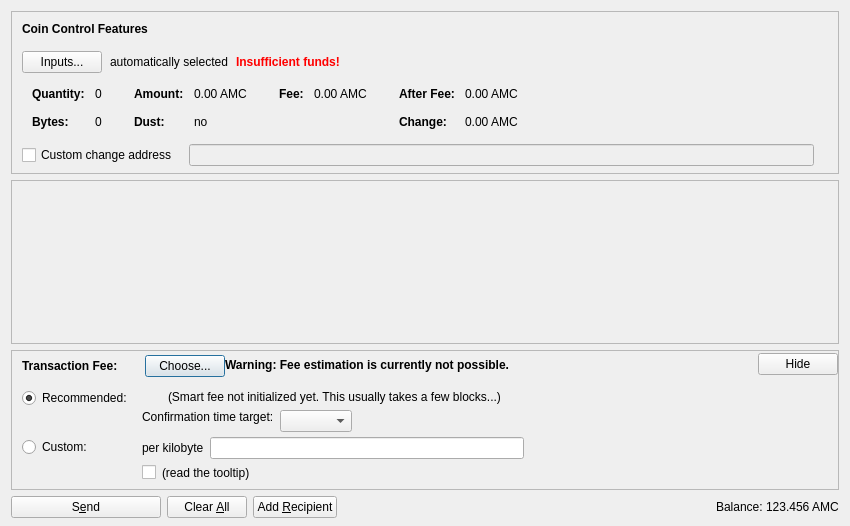
<?xml version="1.0" encoding="UTF-8"?>
<ui version="4.0">
 <class>SendCoinsDialog</class>
 <widget class="QDialog" name="SendCoinsDialog">
  <property name="geometry">
   <rect>
    <x>0</x>
    <y>0</y>
    <width>850</width>
    <height>526</height>
   </rect>
  </property>
  <property name="windowTitle">
   <string>Send Coins</string>
  </property>
  <layout class="QVBoxLayout" name="verticalLayout" stretch="0,1,0,0">
   <property name="bottomMargin">
    <number>8</number>
   </property>
   <item>
    <widget class="QFrame" name="frameCoinControl">
     <property name="sizePolicy">
      <sizepolicy hsizetype="Expanding" vsizetype="Expanding">
       <horstretch>0</horstretch>
       <verstretch>0</verstretch>
      </sizepolicy>
     </property>
     <property name="maximumSize">
      <size>
       <width>16777215</width>
       <height>16777215</height>
      </size>
     </property>
     <property name="frameShape">
      <enum>QFrame::StyledPanel</enum>
     </property>
     <property name="frameShadow">
      <enum>QFrame::Sunken</enum>
     </property>
     <layout class="QVBoxLayout" name="verticalLayoutCoinControl2">
      <property name="spacing">
       <number>0</number>
      </property>
      <property name="leftMargin">
       <number>0</number>
      </property>
      <property name="topMargin">
       <number>0</number>
      </property>
      <property name="rightMargin">
       <number>0</number>
      </property>
      <property name="bottomMargin">
       <number>6</number>
      </property>
      <item>
       <layout class="QVBoxLayout" name="verticalLayoutCoinControl" stretch="0,0,0,0,1">
        <property name="spacing">
         <number>0</number>
        </property>
        <property name="leftMargin">
         <number>10</number>
        </property>
        <property name="topMargin">
         <number>10</number>
        </property>
        <item>
         <layout class="QHBoxLayout" name="horizontalLayoutCoinControl1">
          <property name="bottomMargin">
           <number>15</number>
          </property>
          <item>
           <widget class="QLabel" name="labelCoinControlFeatures">
            <property name="sizePolicy">
             <sizepolicy hsizetype="Preferred" vsizetype="Maximum">
              <horstretch>0</horstretch>
              <verstretch>0</verstretch>
             </sizepolicy>
            </property>
            <property name="font">
             <font>
              <weight>75</weight>
              <bold>true</bold>
             </font>
            </property>
            <property name="styleSheet">
             <string notr="true">font-weight:bold;</string>
            </property>
            <property name="text">
             <string>Coin Control Features</string>
            </property>
           </widget>
          </item>
         </layout>
        </item>
        <item>
         <layout class="QHBoxLayout" name="horizontalLayoutCoinControl2" stretch="0,0,0,0">
          <property name="spacing">
           <number>8</number>
          </property>
          <property name="bottomMargin">
           <number>10</number>
          </property>
          <item>
           <widget class="QPushButton" name="pushButtonCoinControl">
            <property name="styleSheet">
             <string notr="true"/>
            </property>
            <property name="text">
             <string>Inputs...</string>
            </property>
            <property name="autoDefault">
             <bool>false</bool>
            </property>
           </widget>
          </item>
          <item>
           <widget class="QLabel" name="labelCoinControlAutomaticallySelected">
            <property name="text">
             <string>automatically selected</string>
            </property>
            <property name="margin">
             <number>5</number>
            </property>
           </widget>
          </item>
          <item>
           <widget class="QLabel" name="labelCoinControlInsuffFunds">
            <property name="font">
             <font>
              <weight>75</weight>
              <bold>true</bold>
             </font>
            </property>
            <property name="styleSheet">
             <string notr="true">color:red;font-weight:bold;</string>
            </property>
            <property name="text">
             <string>Insufficient funds!</string>
            </property>
            <property name="margin">
             <number>5</number>
            </property>
           </widget>
          </item>
          <item>
           <spacer name="horizontalSpacerCoinControl">
            <property name="orientation">
             <enum>Qt::Horizontal</enum>
            </property>
            <property name="sizeHint" stdset="0">
             <size>
              <width>40</width>
              <height>1</height>
             </size>
            </property>
           </spacer>
          </item>
         </layout>
        </item>
        <item>
         <widget class="QWidget" name="widgetCoinControl" native="true">
          <property name="sizePolicy">
           <sizepolicy hsizetype="Preferred" vsizetype="Preferred">
            <horstretch>0</horstretch>
            <verstretch>0</verstretch>
           </sizepolicy>
          </property>
          <property name="minimumSize">
           <size>
            <width>0</width>
            <height>0</height>
           </size>
          </property>
          <property name="styleSheet">
           <string notr="true"/>
          </property>
          <layout class="QHBoxLayout" name="horizontalLayoutCoinControl5">
           <property name="leftMargin">
            <number>0</number>
           </property>
           <property name="topMargin">
            <number>0</number>
           </property>
           <property name="rightMargin">
            <number>0</number>
           </property>
           <property name="bottomMargin">
            <number>0</number>
           </property>
           <item>
            <layout class="QHBoxLayout" name="horizontalLayoutCoinControl3" stretch="0,0,0,1">
             <property name="spacing">
              <number>20</number>
             </property>
             <property name="topMargin">
              <number>0</number>
             </property>
             <property name="bottomMargin">
              <number>10</number>
             </property>
             <item>
              <layout class="QFormLayout" name="formLayoutCoinControl1">
               <property name="horizontalSpacing">
                <number>10</number>
               </property>
               <property name="verticalSpacing">
                <number>14</number>
               </property>
               <property name="leftMargin">
                <number>10</number>
               </property>
               <property name="topMargin">
                <number>4</number>
               </property>
               <property name="rightMargin">
                <number>6</number>
               </property>
               <item row="0" column="0">
                <widget class="QLabel" name="labelCoinControlQuantityText">
                 <property name="font">
                  <font>
                   <weight>75</weight>
                   <bold>true</bold>
                  </font>
                 </property>
                 <property name="text">
                  <string>Quantity:</string>
                 </property>
                 <property name="margin">
                  <number>0</number>
                 </property>
                </widget>
               </item>
               <item row="0" column="1">
                <widget class="QLabel" name="labelCoinControlQuantity">
                 <property name="cursor">
                  <cursorShape>IBeamCursor</cursorShape>
                 </property>
                 <property name="contextMenuPolicy">
                  <enum>Qt::ActionsContextMenu</enum>
                 </property>
                 <property name="text">
                  <string notr="true">0</string>
                 </property>
                 <property name="margin">
                  <number>0</number>
                 </property>
                 <property name="textInteractionFlags">
                  <set>Qt::LinksAccessibleByMouse|Qt::TextSelectableByKeyboard|Qt::TextSelectableByMouse</set>
                 </property>
                </widget>
               </item>
               <item row="1" column="0">
                <widget class="QLabel" name="labelCoinControlBytesText">
                 <property name="font">
                  <font>
                   <weight>75</weight>
                   <bold>true</bold>
                  </font>
                 </property>
                 <property name="text">
                  <string>Bytes:</string>
                 </property>
                </widget>
               </item>
               <item row="1" column="1">
                <widget class="QLabel" name="labelCoinControlBytes">
                 <property name="cursor">
                  <cursorShape>IBeamCursor</cursorShape>
                 </property>
                 <property name="contextMenuPolicy">
                  <enum>Qt::ActionsContextMenu</enum>
                 </property>
                 <property name="text">
                  <string notr="true">0</string>
                 </property>
                 <property name="textInteractionFlags">
                  <set>Qt::LinksAccessibleByMouse|Qt::TextSelectableByKeyboard|Qt::TextSelectableByMouse</set>
                 </property>
                </widget>
               </item>
              </layout>
             </item>
             <item>
              <layout class="QFormLayout" name="formLayoutCoinControl2">
               <property name="horizontalSpacing">
                <number>10</number>
               </property>
               <property name="verticalSpacing">
                <number>14</number>
               </property>
               <property name="leftMargin">
                <number>6</number>
               </property>
               <property name="topMargin">
                <number>4</number>
               </property>
               <property name="rightMargin">
                <number>6</number>
               </property>
               <item row="0" column="0">
                <widget class="QLabel" name="labelCoinControlAmountText">
                 <property name="font">
                  <font>
                   <weight>75</weight>
                   <bold>true</bold>
                  </font>
                 </property>
                 <property name="text">
                  <string>Amount:</string>
                 </property>
                 <property name="margin">
                  <number>0</number>
                 </property>
                </widget>
               </item>
               <item row="0" column="1">
                <widget class="QLabel" name="labelCoinControlAmount">
                 <property name="cursor">
                  <cursorShape>IBeamCursor</cursorShape>
                 </property>
                 <property name="contextMenuPolicy">
                  <enum>Qt::ActionsContextMenu</enum>
                 </property>
                 <property name="text">
                  <string notr="true">0.00 AMC</string>
                 </property>
                 <property name="textInteractionFlags">
                  <set>Qt::LinksAccessibleByMouse|Qt::TextSelectableByKeyboard|Qt::TextSelectableByMouse</set>
                 </property>
                </widget>
               </item>
               <item row="1" column="0">
                <widget class="QLabel" name="labelCoinControlLowOutputText">
                 <property name="font">
                  <font>
                   <weight>75</weight>
                   <bold>true</bold>
                  </font>
                 </property>
                 <property name="text">
                  <string>Dust:</string>
                 </property>
                </widget>
               </item>
               <item row="1" column="1">
                <widget class="QLabel" name="labelCoinControlLowOutput">
                 <property name="cursor">
                  <cursorShape>IBeamCursor</cursorShape>
                 </property>
                 <property name="contextMenuPolicy">
                  <enum>Qt::ActionsContextMenu</enum>
                 </property>
                 <property name="text">
                  <string notr="true">no</string>
                 </property>
                 <property name="textInteractionFlags">
                  <set>Qt::LinksAccessibleByMouse|Qt::TextSelectableByKeyboard|Qt::TextSelectableByMouse</set>
                 </property>
                </widget>
               </item>
              </layout>
             </item>
             <item>
              <layout class="QFormLayout" name="formLayoutCoinControl3">
               <property name="horizontalSpacing">
                <number>10</number>
               </property>
               <property name="verticalSpacing">
                <number>14</number>
               </property>
               <property name="leftMargin">
                <number>6</number>
               </property>
               <property name="topMargin">
                <number>4</number>
               </property>
               <property name="rightMargin">
                <number>6</number>
               </property>
               <item row="0" column="0">
                <widget class="QLabel" name="labelCoinControlFeeText">
                 <property name="font">
                  <font>
                   <weight>75</weight>
                   <bold>true</bold>
                  </font>
                 </property>
                 <property name="text">
                  <string>Fee:</string>
                 </property>
                 <property name="margin">
                  <number>0</number>
                 </property>
                </widget>
               </item>
               <item row="0" column="1">
                <widget class="QLabel" name="labelCoinControlFee">
                 <property name="cursor">
                  <cursorShape>IBeamCursor</cursorShape>
                 </property>
                 <property name="contextMenuPolicy">
                  <enum>Qt::ActionsContextMenu</enum>
                 </property>
                 <property name="text">
                  <string notr="true">0.00 AMC</string>
                 </property>
                 <property name="textInteractionFlags">
                  <set>Qt::LinksAccessibleByMouse|Qt::TextSelectableByKeyboard|Qt::TextSelectableByMouse</set>
                 </property>
                </widget>
               </item>
              </layout>
             </item>
             <item>
              <layout class="QFormLayout" name="formLayoutCoinControl4">
               <property name="horizontalSpacing">
                <number>10</number>
               </property>
               <property name="verticalSpacing">
                <number>14</number>
               </property>
               <property name="leftMargin">
                <number>6</number>
               </property>
               <property name="topMargin">
                <number>4</number>
               </property>
               <property name="rightMargin">
                <number>6</number>
               </property>
               <item row="0" column="0">
                <widget class="QLabel" name="labelCoinControlAfterFeeText">
                 <property name="font">
                  <font>
                   <weight>75</weight>
                   <bold>true</bold>
                  </font>
                 </property>
                 <property name="text">
                  <string>After Fee:</string>
                 </property>
                 <property name="margin">
                  <number>0</number>
                 </property>
                </widget>
               </item>
               <item row="0" column="1">
                <widget class="QLabel" name="labelCoinControlAfterFee">
                 <property name="cursor">
                  <cursorShape>IBeamCursor</cursorShape>
                 </property>
                 <property name="contextMenuPolicy">
                  <enum>Qt::ActionsContextMenu</enum>
                 </property>
                 <property name="text">
                  <string notr="true">0.00 AMC</string>
                 </property>
                 <property name="textInteractionFlags">
                  <set>Qt::LinksAccessibleByMouse|Qt::TextSelectableByKeyboard|Qt::TextSelectableByMouse</set>
                 </property>
                </widget>
               </item>
               <item row="1" column="0">
                <widget class="QLabel" name="labelCoinControlChangeText">
                 <property name="font">
                  <font>
                   <weight>75</weight>
                   <bold>true</bold>
                  </font>
                 </property>
                 <property name="text">
                  <string>Change:</string>
                 </property>
                </widget>
               </item>
               <item row="1" column="1">
                <widget class="QLabel" name="labelCoinControlChange">
                 <property name="cursor">
                  <cursorShape>IBeamCursor</cursorShape>
                 </property>
                 <property name="contextMenuPolicy">
                  <enum>Qt::ActionsContextMenu</enum>
                 </property>
                 <property name="text">
                  <string notr="true">0.00 AMC</string>
                 </property>
                 <property name="textInteractionFlags">
                  <set>Qt::LinksAccessibleByMouse|Qt::TextSelectableByKeyboard|Qt::TextSelectableByMouse</set>
                 </property>
                </widget>
               </item>
              </layout>
             </item>
            </layout>
           </item>
          </layout>
         </widget>
        </item>
        <item>
         <layout class="QHBoxLayout" name="horizontalLayoutCoinControl4" stretch="0,0,0">
          <property name="spacing">
           <number>12</number>
          </property>
          <property name="sizeConstraint">
           <enum>QLayout::SetDefaultConstraint</enum>
          </property>
          <property name="topMargin">
           <number>5</number>
          </property>
          <property name="rightMargin">
           <number>5</number>
          </property>
          <item>
           <widget class="QCheckBox" name="checkBoxCoinControlChange">
            <property name="toolTip">
             <string>If this is activated, but the change address is empty or invalid, change will be sent to a newly generated address.</string>
            </property>
            <property name="text">
             <string>Custom change address</string>
            </property>
           </widget>
          </item>
          <item>
           <widget class="QValidatedLineEdit" name="lineEditCoinControlChange">
            <property name="enabled">
             <bool>false</bool>
            </property>
            <property name="sizePolicy">
             <sizepolicy hsizetype="Expanding" vsizetype="Fixed">
              <horstretch>0</horstretch>
              <verstretch>0</verstretch>
             </sizepolicy>
            </property>
           </widget>
          </item>
          <item>
           <widget class="QLabel" name="labelCoinControlChangeLabel">
            <property name="sizePolicy">
             <sizepolicy hsizetype="Preferred" vsizetype="Expanding">
              <horstretch>0</horstretch>
              <verstretch>0</verstretch>
             </sizepolicy>
            </property>
            <property name="minimumSize">
             <size>
              <width>0</width>
              <height>0</height>
             </size>
            </property>
            <property name="text">
             <string/>
            </property>
            <property name="margin">
             <number>3</number>
            </property>
           </widget>
          </item>
         </layout>
        </item>
        <item>
         <spacer name="verticalSpacerCoinControl">
          <property name="orientation">
           <enum>Qt::Vertical</enum>
          </property>
          <property name="sizeHint" stdset="0">
           <size>
            <width>800</width>
            <height>1</height>
           </size>
          </property>
         </spacer>
        </item>
       </layout>
      </item>
     </layout>
    </widget>
   </item>
   <item>
    <widget class="QScrollArea" name="scrollArea">
     <property name="widgetResizable">
      <bool>true</bool>
     </property>
     <widget class="QWidget" name="scrollAreaWidgetContents">
      <property name="geometry">
       <rect>
        <x>0</x>
        <y>0</y>
        <width>830</width>
        <height>104</height>
       </rect>
      </property>
      <layout class="QVBoxLayout" name="verticalLayout_2" stretch="0,1">
       <property name="leftMargin">
        <number>0</number>
       </property>
       <property name="topMargin">
        <number>0</number>
       </property>
       <property name="rightMargin">
        <number>0</number>
       </property>
       <property name="bottomMargin">
        <number>0</number>
       </property>
       <item>
        <layout class="QVBoxLayout" name="entries">
         <property name="spacing">
          <number>6</number>
         </property>
        </layout>
       </item>
       <item>
        <spacer name="verticalSpacer">
         <property name="orientation">
          <enum>Qt::Vertical</enum>
         </property>
         <property name="sizeHint" stdset="0">
          <size>
           <width>20</width>
           <height>40</height>
          </size>
         </property>
        </spacer>
       </item>
      </layout>
     </widget>
    </widget>
   </item>
   <item>
    <widget class="QFrame" name="frameFee">
     <property name="sizePolicy">
      <sizepolicy hsizetype="Expanding" vsizetype="Expanding">
       <horstretch>0</horstretch>
       <verstretch>0</verstretch>
      </sizepolicy>
     </property>
     <property name="maximumSize">
      <size>
       <width>16777215</width>
       <height>16777215</height>
      </size>
     </property>
     <property name="frameShape">
      <enum>QFrame::StyledPanel</enum>
     </property>
     <property name="frameShadow">
      <enum>QFrame::Sunken</enum>
     </property>
     <layout class="QVBoxLayout" name="verticalLayoutFee1">
      <property name="spacing">
       <number>0</number>
      </property>
      <property name="leftMargin">
       <number>0</number>
      </property>
      <property name="topMargin">
       <number>0</number>
      </property>
      <property name="rightMargin">
       <number>0</number>
      </property>
      <property name="bottomMargin">
       <number>0</number>
      </property>
      <item>
       <layout class="QVBoxLayout" name="verticalLayoutFee2" stretch="0,0,0">
        <property name="spacing">
         <number>0</number>
        </property>
        <property name="leftMargin">
         <number>10</number>
        </property>
        <property name="topMargin">
         <number>0</number>
        </property>
        <item>
         <layout class="QHBoxLayout" name="horizontalLayoutFee1">
          <property name="bottomMargin">
           <number>0</number>
          </property>
          <item>
           <layout class="QVBoxLayout" name="verticalLayoutFee7">
            <property name="spacing">
             <number>0</number>
            </property>
            <item>
             <spacer name="verticalSpacerSmartFee">
              <property name="orientation">
               <enum>Qt::Vertical</enum>
              </property>
              <property name="sizeType">
               <enum>QSizePolicy::Fixed</enum>
              </property>
              <property name="sizeHint" stdset="0">
               <size>
                <width>1</width>
                <height>4</height>
               </size>
              </property>
             </spacer>
            </item>
            <item>
             <layout class="QHBoxLayout" name="horizontalLayoutSmartFee">
              <property name="spacing">
               <number>10</number>
              </property>
              <item>
               <widget class="QLabel" name="labelFeeHeadline">
                <property name="sizePolicy">
                 <sizepolicy hsizetype="Preferred" vsizetype="Maximum">
                  <horstretch>0</horstretch>
                  <verstretch>0</verstretch>
                 </sizepolicy>
                </property>
                <property name="font">
                 <font>
                  <weight>75</weight>
                  <bold>true</bold>
                 </font>
                </property>
                <property name="styleSheet">
                 <string notr="true">font-weight:bold;</string>
                </property>
                <property name="text">
                 <string>Transaction Fee:</string>
                </property>
               </widget>
              </item>
              <item>
               <widget class="QLabel" name="labelFeeMinimized">
                <property name="text">
                 <string/>
                </property>
               </widget>
              </item>
              <item>
               <widget class="QPushButton" name="buttonChooseFee">
                <property name="text">
                 <string>Choose...</string>
                </property>
               </widget>
              </item>
             </layout>
            </item>
            <item>
             <spacer name="verticalSpacer_5">
              <property name="orientation">
               <enum>Qt::Vertical</enum>
              </property>
              <property name="sizeHint" stdset="0">
               <size>
                <width>1</width>
                <height>1</height>
               </size>
              </property>
             </spacer>
            </item>
           </layout>
          </item>
          <item>
           <widget class="QLabel" name="fallbackFeeWarningLabel">
            <property name="toolTip">
             <string>Using the fallbackfee can result in sending a transaction that will take several hours or days (or never) to confirm. Consider choosing your fee manually or wait until you have validated the complete chain.</string>
            </property>
            <property name="font">
            <font>
                <weight>75</weight>
                <bold>true</bold>
            </font>
            </property>
            <property name="text">
             <string>Warning: Fee estimation is currently not possible.</string>
            </property>
            <property name="wordWrap">
             <bool>false</bool>
            </property>
           </widget>
          </item>
          <item>
           <spacer name="horizontalSpacer_4">
            <property name="orientation">
             <enum>Qt::Horizontal</enum>
            </property>
            <property name="sizeType">
             <enum>QSizePolicy::MinimumExpanding</enum>
            </property>
            <property name="sizeHint" stdset="0">
             <size>
              <width>40</width>
              <height>20</height>
             </size>
            </property>
           </spacer>
          </item>
          <item>
           <widget class="QPushButton" name="buttonMinimizeFee">
            <property name="toolTip">
             <string>collapse fee-settings</string>
            </property>
            <property name="text">
             <string>Hide</string>
            </property>
           </widget>
          </item>
         </layout>
        </item>
        <item>
         <widget class="QFrame" name="frameFeeSelection">
          <layout class="QVBoxLayout" name="verticalLayoutFee12">
           <property name="spacing">
            <number>0</number>
           </property>
           <property name="leftMargin">
            <number>0</number>
           </property>
           <property name="topMargin">
            <number>0</number>
           </property>
           <property name="rightMargin">
            <number>0</number>
           </property>
           <property name="bottomMargin">
            <number>0</number>
           </property>
           <item>
            <layout class="QGridLayout" name="gridLayoutFee">
             <property name="topMargin">
              <number>10</number>
             </property>
             <property name="bottomMargin">
              <number>4</number>
             </property>
             <property name="horizontalSpacing">
              <number>10</number>
             </property>
             <property name="verticalSpacing">
              <number>4</number>
             </property>
             <item row="1" column="1">
              <layout class="QVBoxLayout" name="verticalLayoutFee8">
               <property name="spacing">
                <number>6</number>
               </property>
               <item>
                <layout class="QHBoxLayout" name="horizontalLayoutFee13">
                 <item>
                  <widget class="QLabel" name="labelCustomPerKilobyte">
                   <property name="toolTip">
                    <string>If the custom fee is set to 1000 satoshis and the transaction is only 250 bytes, then &quot;per kilobyte&quot; only pays 250 satoshis in fee, while &quot;total at least&quot; pays 1000 satoshis. For transactions bigger than a kilobyte both pay by kilobyte.</string>
                   </property>
                   <property name="text">
                    <string>per kilobyte</string>
                   </property>
                  </widget>
                 </item>
                 <item>
                  <widget class="BitcoinAmountField" name="customFee"/>
                 </item>
                 <item>
                  <spacer name="horizontalSpacer_6">
                   <property name="orientation">
                    <enum>Qt::Horizontal</enum>
                   </property>
                   <property name="sizeHint" stdset="0">
                    <size>
                     <width>1</width>
                     <height>1</height>
                    </size>
                   </property>
                  </spacer>
                 </item>
                </layout>
               </item>
               <item>
                <layout class="QHBoxLayout" name="horizontalLayoutFee8">
                 <item>
                  <widget class="QCheckBox" name="checkBoxMinimumFee">
                   <property name="toolTip">
                    <string>Paying only the minimum fee is just fine as long as there is less transaction volume than space in the blocks. But be aware that this can end up in a never confirming transaction once there is more demand for amolecoin transactions than the network can process.</string>
                   </property>
                   <property name="text">
                    <string/>
                   </property>
                  </widget>
                 </item>
                 <item>
                  <widget class="QLabel" name="labelMinFeeWarning">
                   <property name="enabled">
                    <bool>true</bool>
                   </property>
                   <property name="toolTip">
                    <string>Paying only the minimum fee is just fine as long as there is less transaction volume than space in the blocks. But be aware that this can end up in a never confirming transaction once there is more demand for amolecoin transactions than the network can process.</string>
                   </property>
                   <property name="text">
                    <string>(read the tooltip)</string>
                   </property>
                   <property name="margin">
                    <number>5</number>
                   </property>
                  </widget>
                 </item>
                 <item>
                  <spacer name="horizontalSpacer_2">
                   <property name="orientation">
                    <enum>Qt::Horizontal</enum>
                   </property>
                   <property name="sizeHint" stdset="0">
                    <size>
                     <width>1</width>
                     <height>1</height>
                    </size>
                   </property>
                  </spacer>
                 </item>
                </layout>
               </item>
              </layout>
             </item>
             <item row="0" column="0">
              <layout class="QVBoxLayout" name="verticalLayoutFee4" stretch="0,1">
               <item>
                <widget class="QRadioButton" name="radioSmartFee">
                 <property name="text">
                  <string>Recommended:</string>
                 </property>
                 <property name="checked">
                  <bool>true</bool>
                 </property>
                 <attribute name="buttonGroup">
                  <string notr="true">groupFee</string>
                 </attribute>
                </widget>
               </item>
               <item>
                <spacer name="verticalSpacer_2">
                 <property name="orientation">
                  <enum>Qt::Vertical</enum>
                 </property>
                 <property name="sizeHint" stdset="0">
                  <size>
                   <width>1</width>
                   <height>1</height>
                  </size>
                 </property>
                </spacer>
               </item>
              </layout>
             </item>
             <item row="1" column="0">
              <layout class="QVBoxLayout" name="verticalLayoutFee9" stretch="0,1">
               <item>
                <widget class="QRadioButton" name="radioCustomFee">
                 <property name="text">
                  <string>Custom:</string>
                 </property>
                 <attribute name="buttonGroup">
                  <string notr="true">groupFee</string>
                 </attribute>
                </widget>
               </item>
               <item>
                <spacer name="verticalSpacer_6">
                 <property name="orientation">
                  <enum>Qt::Vertical</enum>
                 </property>
                 <property name="sizeHint" stdset="0">
                  <size>
                   <width>1</width>
                   <height>1</height>
                  </size>
                 </property>
                </spacer>
               </item>
              </layout>
             </item>
             <item row="0" column="1">
              <layout class="QVBoxLayout" name="verticalLayoutFee3" stretch="0,0,1">
               <property name="spacing">
                <number>6</number>
               </property>
               <property name="topMargin">
                <number>2</number>
               </property>
               <item>
                <layout class="QHBoxLayout" name="horizontalLayoutFee12">
                 <item>
                  <widget class="QLabel" name="labelSmartFee">
                   <property name="text">
                    <string/>
                   </property>
                   <property name="margin">
                    <number>2</number>
                   </property>
                  </widget>
                 </item>
                 <item>
                  <widget class="QLabel" name="labelFeeEstimation">
                   <property name="text">
                    <string/>
                   </property>
                  </widget>
                 </item>
                 <item>
                  <widget class="QLabel" name="labelSmartFee2">
                   <property name="text">
                    <string>(Smart fee not initialized yet. This usually takes a few blocks...)</string>
                   </property>
                   <property name="margin">
                    <number>2</number>
                   </property>
                  </widget>
                 </item>
                 <item>
                  <spacer name="horizontalSpacer_5">
                   <property name="orientation">
                    <enum>Qt::Horizontal</enum>
                   </property>
                   <property name="sizeHint" stdset="0">
                    <size>
                     <width>1</width>
                     <height>1</height>
                    </size>
                   </property>
                  </spacer>
                 </item>
                </layout>
               </item>
               <item>
                <layout class="QHBoxLayout" name="horizontalLayoutFee9">
                 <item>
                  <layout class="QVBoxLayout" name="verticalLayoutFee6">
                   <item>
                    <widget class="QLabel" name="labelSmartFee3">
                     <property name="text">
                      <string>Confirmation time target:</string>
                     </property>
                     <property name="margin">
                      <number>2</number>
                     </property>
                    </widget>
                   </item>
                   <item>
                    <spacer name="verticalSpacer_3">
                     <property name="orientation">
                      <enum>Qt::Vertical</enum>
                     </property>
                     <property name="sizeHint" stdset="0">
                      <size>
                       <width>1</width>
                       <height>1</height>
                      </size>
                     </property>
                    </spacer>
                   </item>
                  </layout>
                 </item>
                 <item>
                  <layout class="QVBoxLayout" name="verticalLayoutFee5">
                   <property name="rightMargin">
                    <number>30</number>
                   </property>
                   <item>
                    <layout class="QHBoxLayout" name="horizontalLayoutConfTarget">
                     <property name="bottomMargin">
                      <number>0</number>
                     </property>
                     <item>
                      <widget class="QComboBox" name="confTargetSelector"/>
                     </item>
                     <item>
                      <spacer name="horizontalSpacerConfTarget">
                       <property name="orientation">
                        <enum>Qt::Horizontal</enum>
                       </property>
                       <property name="sizeHint" stdset="0">
                        <size>
                         <width>40</width>
                         <height>20</height>
                        </size>
                       </property>
                      </spacer>
                     </item>
                    </layout>
                   </item>
                  </layout>
                 </item>
                </layout>
               </item>
               <item>
                <spacer name="verticalSpacer_4">
                 <property name="orientation">
                  <enum>Qt::Vertical</enum>
                 </property>
                 <property name="sizeHint" stdset="0">
                  <size>
                   <width>1</width>
                   <height>1</height>
                  </size>
                 </property>
                </spacer>
               </item>
              </layout>
             </item>
            </layout>
           </item>
          </layout>
         </widget>
        </item>
        <item>
         <spacer name="verticalSpacerFee">
          <property name="orientation">
           <enum>Qt::Vertical</enum>
          </property>
          <property name="sizeHint" stdset="0">
           <size>
            <width>40</width>
            <height>5</height>
           </size>
          </property>
         </spacer>
        </item>
       </layout>
      </item>
     </layout>
    </widget>
   </item>
   <item>
    <layout class="QHBoxLayout" name="horizontalLayout">
     <item>
      <widget class="QPushButton" name="sendButton">
       <property name="minimumSize">
        <size>
         <width>150</width>
         <height>0</height>
        </size>
       </property>
       <property name="toolTip">
        <string>Confirm the send action</string>
       </property>
       <property name="text">
        <string>S&amp;end</string>
       </property>
       <property name="icon">
        <iconset resource="../bitcoin.qrc">
         <normaloff>:/icons/send</normaloff>:/icons/send</iconset>
       </property>
       <property name="autoDefault">
        <bool>false</bool>
       </property>
       <property name="default">
        <bool>false</bool>
       </property>
      </widget>
     </item>
     <item>
      <widget class="QPushButton" name="clearButton">
       <property name="sizePolicy">
        <sizepolicy hsizetype="Minimum" vsizetype="Fixed">
         <horstretch>0</horstretch>
         <verstretch>0</verstretch>
        </sizepolicy>
       </property>
       <property name="toolTip">
        <string>Clear all fields of the form.</string>
       </property>
       <property name="text">
        <string>Clear &amp;All</string>
       </property>
       <property name="icon">
        <iconset resource="../bitcoin.qrc">
         <normaloff>:/icons/remove</normaloff>:/icons/remove</iconset>
       </property>
       <property name="autoDefault">
        <bool>false</bool>
       </property>
      </widget>
     </item>
     <item>
      <widget class="QPushButton" name="addButton">
       <property name="toolTip">
        <string>Send to multiple recipients at once</string>
       </property>
       <property name="text">
        <string>Add &amp;Recipient</string>
       </property>
       <property name="icon">
        <iconset resource="../bitcoin.qrc">
         <normaloff>:/icons/add</normaloff>:/icons/add</iconset>
       </property>
       <property name="autoDefault">
        <bool>false</bool>
       </property>
      </widget>
     </item>
     <item>
      <spacer name="horizontalSpacer">
       <property name="orientation">
        <enum>Qt::Horizontal</enum>
       </property>
       <property name="sizeHint" stdset="0">
        <size>
         <width>40</width>
         <height>20</height>
        </size>
       </property>
      </spacer>
     </item>
     <item>
      <layout class="QHBoxLayout" name="horizontalLayout_2">
       <property name="spacing">
        <number>3</number>
       </property>
       <item>
        <widget class="QLabel" name="label">
         <property name="sizePolicy">
          <sizepolicy hsizetype="Preferred" vsizetype="Fixed">
           <horstretch>0</horstretch>
           <verstretch>0</verstretch>
          </sizepolicy>
         </property>
         <property name="text">
          <string>Balance:</string>
         </property>
        </widget>
       </item>
       <item>
        <widget class="QLabel" name="labelBalance">
         <property name="sizePolicy">
          <sizepolicy hsizetype="Preferred" vsizetype="Fixed">
           <horstretch>0</horstretch>
           <verstretch>0</verstretch>
          </sizepolicy>
         </property>
         <property name="cursor">
          <cursorShape>IBeamCursor</cursorShape>
         </property>
         <property name="text">
          <string notr="true">123.456 AMC</string>
         </property>
         <property name="textInteractionFlags">
          <set>Qt::LinksAccessibleByMouse|Qt::TextSelectableByKeyboard|Qt::TextSelectableByMouse</set>
         </property>
        </widget>
       </item>
      </layout>
     </item>
    </layout>
   </item>
  </layout>
 </widget>
 <customwidgets>
  <customwidget>
   <class>QValidatedLineEdit</class>
   <extends>QLineEdit</extends>
   <header>qt/qvalidatedlineedit.h</header>
  </customwidget>
  <customwidget>
   <class>BitcoinAmountField</class>
   <extends>QLineEdit</extends>
   <header>qt/bitcoinamountfield.h</header>
   <container>1</container>
  </customwidget>
 </customwidgets>
 <resources>
  <include location="../bitcoin.qrc"/>
 </resources>
 <connections/>
 <buttongroups>
  <buttongroup name="groupFee"/>
 </buttongroups>
</ui>
